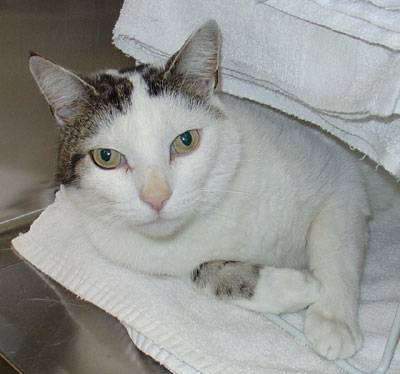
#> input picture Assignment2/Q1/train/Cat/cat.106.jpg, 400 x 374 px; its folder holds 3 pictures in this run
$ python cat_dog_classification_sgd.py
#> lines starting #> are read from the running program, lines starting #| are printed output that depends on the picture

import cv2
import numpy as np
from sklearn.linear_model import SGDClassifier
from sklearn.model_selection import train_test_split
from sklearn.metrics import accuracy_score
from sklearn.preprocessing import StandardScaler
import glob
import joblib
import os


# DATA
data_list = []
label_list = []

print("[INFO] Loading training data...")
for i, address in enumerate(glob.glob("Q1\\train\\*\\*")):
    image = cv2.imread(address)
#> image is the input picture: shape (374, 400, 3); mean B, G, R 147.5, 151, 149
    if image is None:
        continue

    image = cv2.resize(image, (32, 32))
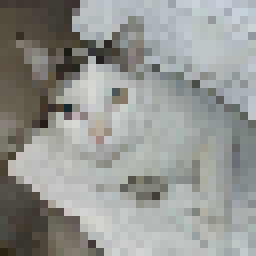
#> image: shape (32, 32, 3) (shown 8 times larger); mean B, G, R 147, 150.5, 148.6
    image = image.flatten()
#> image = 3072 values, max 219 at index 186, min 21 at index 600, mean 148.7
    image = image / 255.0
#> image = 3072 values, max 0.859 at index 186, min 0.0824 at index 600, mean 0.583

    data_list.append(image)

    label = os.path.basename(os.path.dirname(address))
    label_list.append(label)

    if i % 200 == 0:
        print(f'[INFO] {i} images processed!')
#> pass 2 of the loop `for i, address in enumerate(glob.glob("Q1\\train\\*\\*")):`:
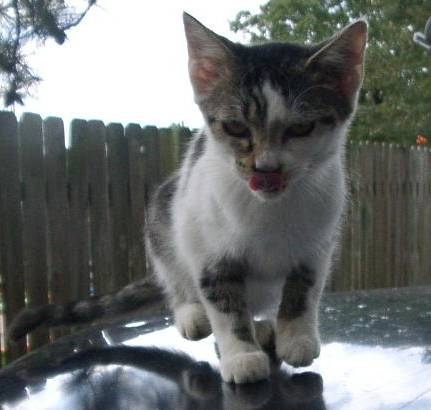
#> input picture Assignment2/Q1/train/Cat/cat.11.jpg, 431 x 410 px
#> image is the input picture: shape (410, 431, 3); mean B, G, R 110.5, 111.4, 108.1
#> `image = cv2.resize(image, (32, 32))`:
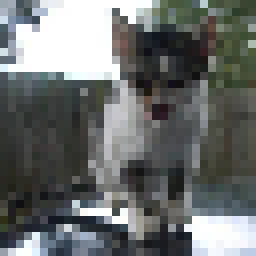
#> image: shape (32, 32, 3) (shown 8 times larger); mean B, G, R 109.6, 110.6, 107.2
#> `image = image.flatten()`: image = 3072 values, max 255 at index 24, min 14 at index 2407, mean 109.1
#> `image = image / 255.0`: image = 3072 values, max 1 at index 24, min 0.0549 at index 2407, mean 0.428
#> pass 3 of the loop `for i, address in enumerate(glob.glob("Q1\\train\\*\\*")):`:
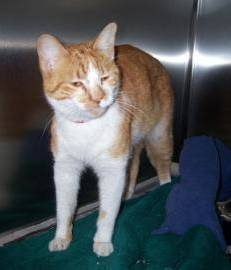
#> input picture Assignment2/Q1/train/Cat/cat.115.jpg, 231 x 270 px
#> image is the input picture: shape (270, 231, 3); mean B, G, R 86.7, 84.8, 81.3
#> `image = cv2.resize(image, (32, 32))`:
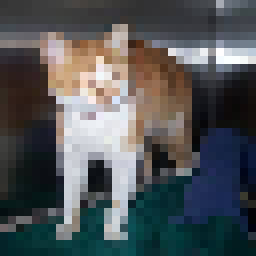
#> image: shape (32, 32, 3) (shown 8 times larger); mean B, G, R 86.5, 84.6, 81.2
#> `image = image.flatten()`: image = 3072 values, max 255 at index 657, min 0 at index 2273, mean 84.09
#> `image = image / 255.0`: image = 3072 values, max 1 at index 657, min 0 at index 2273, mean 0.33
#> the loop made 4 passes; the first 3 are shown

print(f"[INFO] Total images loaded: {len(data_list)}")


X = np.array(data_list)
y = np.array(label_list)

X_train, X_test, y_train, y_test = train_test_split(X, y, test_size=0.2, random_state=42)


sc = StandardScaler()
X_train = sc.fit_transform(X_train)
X_test = sc.transform(X_test)


print(f"[INFO] Training samples: {len(X_train)}")
print(f"[INFO] Testing samples: {len(X_test)}")


# MODEL
print("[INFO] Training SGD Classifier model...")
model = SGDClassifier(max_iter=1000, random_state=42)
model.fit(X_train, y_train)


# EVALUATE
predictions = model.predict(X_test)
accuracy = accuracy_score(y_test, predictions)
print(f'\n[INFO] Accuracy = {accuracy * 100:.2f}%')

joblib.dump(model, 'cat_dog_sgd_model.z')
print("[INFO] Model saved as 'cat_dog_sgd_model.z'")
